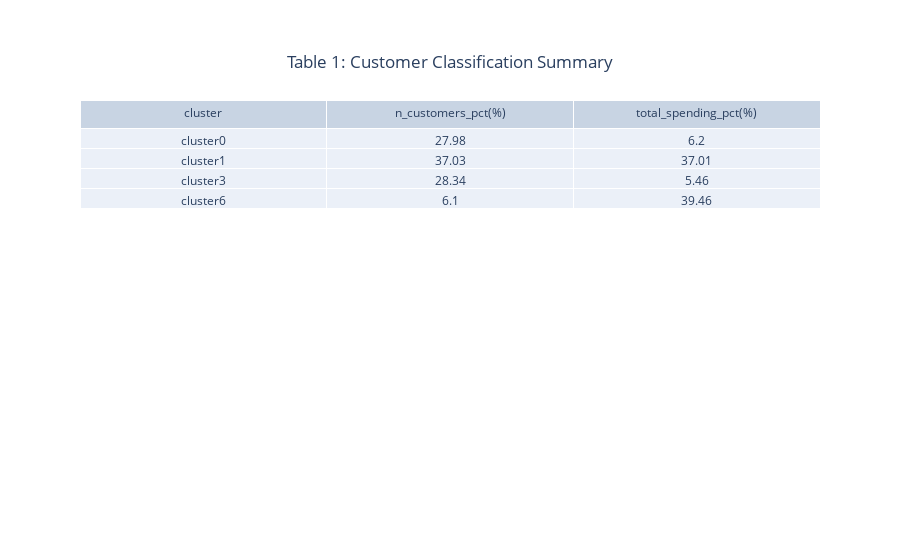

This figure's notebook cell:
### Code cell
fig = go.Figure(data=[go.Table(
    header=dict(values=['cluster', 'n_customers_pct(%)', 'total_spending_pct(%)']),
    cells=dict(values=[cluster_customer_summary['cluster'],
                       cluster_customer_summary['n_customers_pct'],
                       cluster_customer_summary['total_spending_pct']
                                ]))])
fig.update_layout(
    title={'text':'Table 1: Customer Classification Summary',
    'y':0.9,
    'x':0.5,
    'xanchor': 'center',
    'yanchor': 'top'})

fig.show()

### Figure 1 — Plotly figure (JSON) as saved in the notebook; plotly's stock layout.template omitted (floating-point values rounded to 4 significant figures)
{"data": [{"cells": {"values": [["cluster0", "cluster1", "cluster3", "cluster6"], [27.98, 37.03, 28.34, 6.1], [6.2, 37.01, 5.46, 39.46]]}, "header": {"values": ["cluster", "n_customers_pct(%)", "total_spending_pct(%)"]}, "type": "table"}], "layout": {"title": {"text": "Table 1: Customer Classification Summary", "x": 0.5, "xanchor": "center", "y": 0.9, "yanchor": "top"}}}
